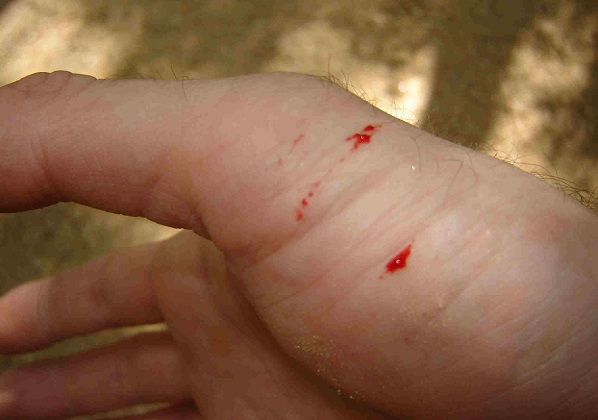
#> input picture project_snake_bite_detection/src/images/snake bites.jpg, 598 x 420 px
$ python iden.py   (older library calls are emulated)
#> lines starting #> are read from the running program, lines starting #| are printed output that depends on the picture; after the words box and inside, x2 and y2 are one past the last pixel; in counts of white or black regions, pixels touching at a corner belong together
import cv2
import numpy as np

# Read image
# im = cv2.imread("images/1.jpg")
# im = cv2.imread('images/snakebite-girls-camp.jpg', 0)
im = cv2.imread('images/snake bites.jpg')
#> im is the input picture: shape (420, 598, 3); mean B, G, R 72.8, 100.1, 138.3

# Increase intensive level
ret, im = cv2.threshold(im, 50, 255, cv2.THRESH_BINARY)
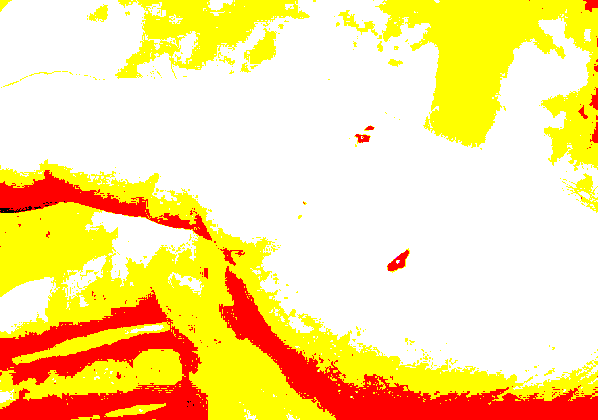
#> im: shape (420, 598, 3); mean B, G, R 150.8, 225.3, 254.9

# Setup SimpleBlobDetector parameters.
params = cv2.SimpleBlobDetector_Params()

# Change thresholds
params.minThreshold = 10
params.maxThreshold = 200


# Filter by Area.
params.filterByArea = True
params.minArea = 1500

# Filter by Circularity
params.filterByCircularity = True
params.minCircularity = 0.1

# Filter by Convexity
params.filterByConvexity = True
params.minConvexity = 0.87

# Filter by Inertia
params.filterByInertia = True
params.minInertiaRatio = 0.01

# Create a detector with the parameters
detector = cv2.SimpleBlobDetector_create(params)

# Detect blobs.
keypoints = detector.detect(im)
#> keypoints = ()

# Draw detected blobs as red circles.
# cv2.DRAW_MATCHES_FLAGS_DRAW_RICH_KEYPOINTS ensures
# the size of the circle corresponds to the size of blob

im_with_keypoints = cv2.drawKeypoints(im, keypoints, np.array([]), (0, 0, 255), cv2.DRAW_MATCHES_FLAGS_DRAW_RICH_KEYPOINTS)

# Removing noise
# im_with_keypoints = cv2.fastNlMeansDenoisingColored(im_with_keypoints_pre, None, 10, 10, 7, 21)

imgray = cv2.cvtColor(im_with_keypoints, cv2.COLOR_BGR2GRAY)
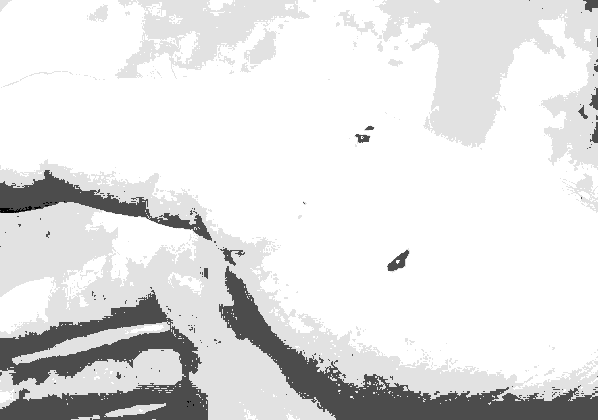
#> imgray: shape (420, 598); min 0, max 255, mean 225.7
im_gauss = cv2.GaussianBlur(imgray, (5, 5), 0)
ret, thresh = cv2.threshold(im_gauss, 127, 255, 0)
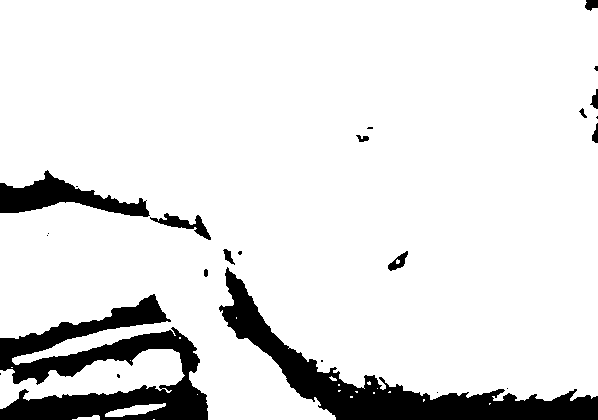
#> thresh: shape (420, 598); 89% white; 24 black regions (12 under 20 px)
# get contours
im2, contours, hierarchy = cv2.findContours(thresh, cv2.RETR_TREE, cv2.CHAIN_APPROX_NONE)
#> contours = 38 contours, 28 with area under 20; largest, box (x1, y1, x2, y2) and area: (0, 0, 598, 420) 217129, (0, 349, 185, 409) 4902, (149, 212, 212, 241) 597, (105, 403, 166, 417) 356, (387, 250, 409, 272) 216

contours_area = []

for con in contours:
    area = cv2.contourArea(con)
    if 1000 < area < 10000:
        contours_area.append(con)
#> this loop made 38 passes
#> area on passes 2, 4, 18, 22, 26, 27, 30, 33, 36, 38: 57.5, 356, 4902, 217129, 37, 215.5, 107, 597, 72.5, 46
#> after the loop, contours_area = 1 contour; box (x1, y1, x2, y2) and area: (0, 349, 185, 409) 4902
cv2.drawContours(im_with_keypoints, contours_area, -1, (0,255,0), 3)
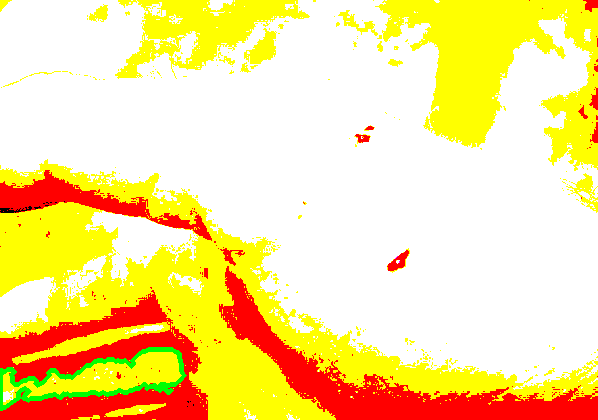
#> im_with_keypoints: shape (420, 598, 3); 0.94% of pixels changed, all inside (x1, y1, x2, y2) = (0, 347, 187, 411)

# [9 lines of commented-out code are left out]
cv2.imshow("Keypoints", im_with_keypoints)
cv2.waitKey(0)
